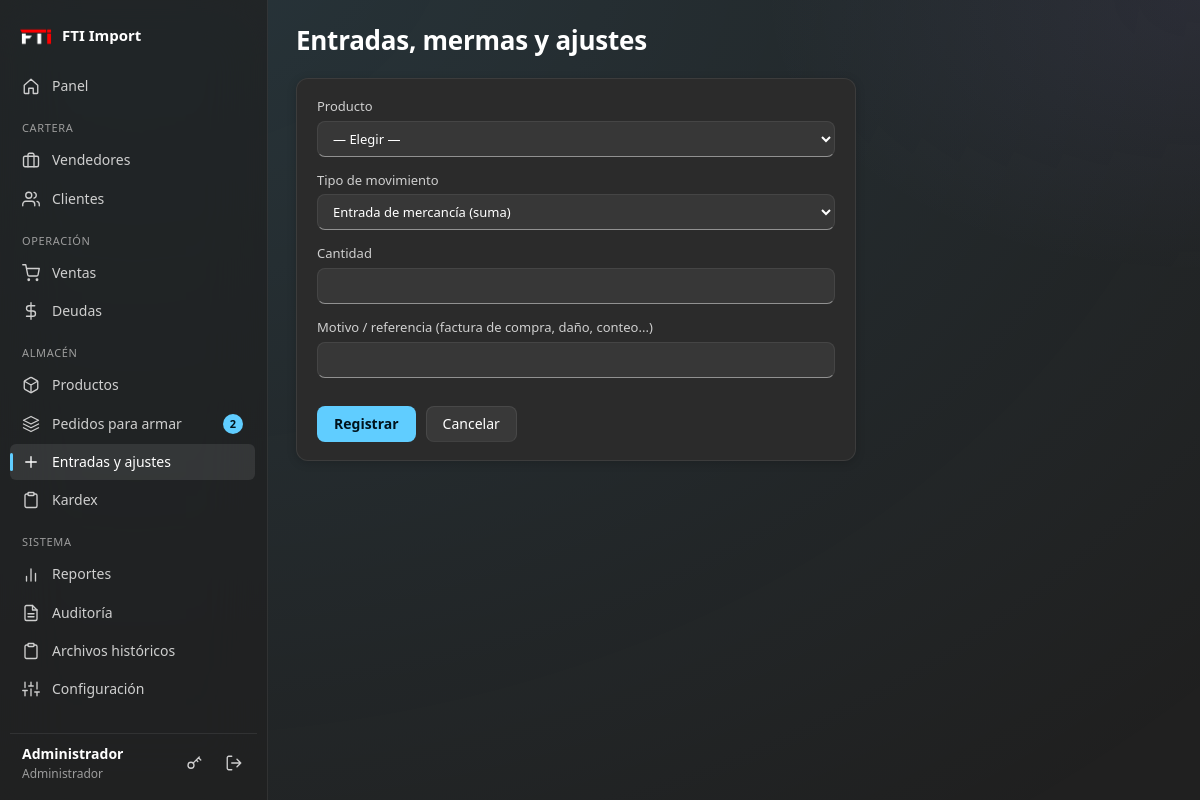
Page /inventario/movimiento (signed in) on the committed database.
### tables this page shows
CREATE TABLE configuracion (
    clave TEXT PRIMARY KEY,
    valor TEXT
);

CREATE TABLE usuarios (
    id         INTEGER PRIMARY KEY AUTOINCREMENT,
    usuario    TEXT NOT NULL UNIQUE,
    nombre     TEXT NOT NULL,
    clave_hash TEXT NOT NULL,
    rol        TEXT NOT NULL CHECK (rol IN ('admin', 'vendedor')),
    telefono   TEXT DEFAULT '',
    email      TEXT DEFAULT '',
    activo     INTEGER NOT NULL DEFAULT 1,
    creado     TEXT NOT NULL,
    -- Tipo de vendedor: 'especial' elige detal/mayor y USD/Bs; 'normal' solo vende al mayor en USD.
    tipo_vendedor TEXT NOT NULL DEFAULT 'normal' CHECK (tipo_vendedor IN ('especial', 'normal'))
);

### routes/catalogo.py (the view, shortened to what this page needs)
@bp.route("/inventario/movimiento", methods=["GET", "POST"])
@roles_required("admin")
def movimiento():
    prods = query("SELECT id, codigo, nombre, stock, unidad FROM productos WHERE activo=1 ORDER BY nombre")
    return render_template("productos/movimiento.html", productos=prods,
                           seleccionado=to_int(request.args.get("producto")))

### db.py (called while the page is built)
def query(sql, args=(), one=False):
    rows = get_db().execute(sql, args).fetchall()
    if one:
        return rows[0] if rows else None
    return rows

### services.py (called while the page is built)
def get_config(clave, defecto=""):
    fila = query("SELECT valor FROM configuracion WHERE clave = ?", (clave,), one=True)
    return fila["valor"] if fila and fila["valor"] is not None else defecto

def stock_alerta_defecto():
    return max(to_float(get_config("stock_alerta_defecto", "10"), 10.0), 0.0)

def productos_en_alerta(limite=None):
    sql = ("SELECT id, codigo, nombre, stock, unidad, " + SQL_MINIMO_EFECTIVO + " AS minimo "
           "FROM productos WHERE activo = 1 AND stock <= " + SQL_MINIMO_EFECTIVO + " ORDER BY stock ASC")
    d = stock_alerta_defecto()
    args = [d, d]
    if limite:
        sql += " LIMIT ?"
        args.append(limite)
    return query(sql, args)

def armado_desde_venta():
    return to_int(get_config("armado_desde_venta", "0"))

def contar_por_armar(usuario):
    desde = armado_desde_venta()
    if usuario["rol"] == "admin":
        pend = query("SELECT COUNT(*) AS n FROM armados a JOIN ventas v ON v.id=a.venta_id "
                     "WHERE a.estado='pendiente' AND v.estado='aprobada'", one=True)["n"]
        sin = query("SELECT COUNT(*) AS n FROM ventas v WHERE v.estado='aprobada' AND v.id > ? "
                    "AND NOT EXISTS (SELECT 1 FROM armados a WHERE a.venta_id=v.id)", (desde,), one=True)["n"]
        return pend + sin
    return query("SELECT COUNT(*) AS n FROM armados a JOIN ventas v ON v.id=a.venta_id "
                 "WHERE a.estado='pendiente' AND v.estado='aprobada' AND (a.asignado_a = ? OR a.asignado_a IS NULL)",
                 (usuario["id"],), one=True)["n"]

### utils.py (called while the page is built)
def _zona():
    return timezone(timedelta(hours=current_app.config.get("UTC_OFFSET_HORAS", -4)))

def hoy():
    return datetime.now(_zona()).strftime("%Y-%m-%d")

def to_float(valor, defecto=0.0):
    if valor is None:
        return defecto
    s = str(valor).strip().replace(" ", "")
    if not s:
        return defecto
    if "," in s and "." in s:
        s = s.replace(".", "").replace(",", ".")   # 1.234,50 -> 1234.50
    elif "," in s:
        s = s.replace(",", ".")
    try:
        return float(s)
    except ValueError:
        return defecto

def to_int(valor, defecto=0):
    try:
        return int(float(str(valor).strip()))
    except (ValueError, TypeError):
        return defecto

def csrf_field():
    return Markup(f'<input type="hidden" name="csrf_token" value="{csrf_token()}">')

### templates/productos/movimiento.html (shortened to what this page needs)
{% extends 'base.html' %}
{% block titulo %}Entradas, mermas y ajustes{% endblock %}
{% block contenido %}
<form method="post" class="card form narrow">
  <label>Producto
    <select name="producto_id" required>
      <option value="">— Elegir —</option>
    </select></label>
  <label>Tipo de movimiento
    <select name="tipo" id="tipo">
      <option value="entrada">Entrada de mercancía (suma)</option>
    </select></label>
  <label>Cantidad<input type="number" step="any" min="0" name="cantidad" required></label>
  <label>Motivo / referencia (factura de compra, daño, conteo...)<input name="motivo"></label>
  <div class="actions"><button class="btn primary">Registrar</button><a class="btn" href="{{ url_for('catalogo.productos') }}">Cancelar</a></div>
</form>
{% endblock %}

### templates/base.html (shortened to what this page needs)
{% from '_macros.html' import ico, flashes %}
<!doctype html>
<html lang="es">
<head>
  <link rel="stylesheet" href="{{ url_for('static', filename='css/style.css') }}">
</head>
<body>
{% if g.user %}
  {% set ep = request.endpoint or '' %}
  <div class="shell">
    <aside class="sidebar">
<div class="brand">
    <span class="brand-logo">
        <img src="{{ url_for('static', filename='logo.png') }}"
             alt="Logo de la empresa"
             class="logo-empresa">
    </span>
    <span class="brand-name">{{ empresa }}</span>
</div>      <nav class="nav">
        <a href="{{ url_for('panel.inicio') }}" class="{{ 'on' if ep == 'panel.inicio' }}">{{ ico('home') }}<span>Panel</span></a>
        {% if g.user.rol == 'admin' %}
          <div class="nav-group">Cartera</div>
          <a href="{{ url_for('admin.vendedores') }}" class="{{ 'on' if ep.startswith('admin.vendedor') }}">{{ ico('brief') }}<span>Vendedores</span></a>
          <a href="{{ url_for('clientes.lista') }}" class="{{ 'on' if ep.startswith('clientes.') }}">{{ ico('users') }}<span>Clientes</span></a>
          <div class="nav-group">Operación</div>
          <a href="{{ url_for('ventas.lista') }}" class="{{ 'on' if ep.startswith('ventas.') }}">{{ ico('cart') }}<span>Ventas</span>{% if n_pendientes %}<b class="pill">{{ n_pendientes }}</b>{% endif %}</a>
          <a href="{{ url_for('deudas.lista') }}" class="{{ 'on' if ep.startswith('deudas.') }}">{{ ico('dollar') }}<span>Deudas</span></a>
          <div class="nav-group">Almacén</div>
          <a href="{{ url_for('catalogo.productos') }}" class="{{ 'on' if ep in ('catalogo.productos','catalogo.producto_nuevo','catalogo.producto_editar','catalogo.categorias') }}">{{ ico('box') }}<span>Productos</span></a>
          <a href="{{ url_for('armados.lista') }}" class="{{ 'on' if ep.startswith('armados.') }}">{{ ico('layers') }}<span>Pedidos para armar</span>{% if n_por_armar %}<b class="pill" title="Pedidos pendientes o sin asignar">{{ n_por_armar }}</b>{% endif %}</a>
          <a href="{{ url_for('catalogo.movimiento') }}" class="{{ 'on' if ep == 'catalogo.movimiento' }}">{{ ico('plus') }}<span>Entradas y ajustes</span></a>
          <a href="{{ url_for('catalogo.kardex') }}" class="{{ 'on' if ep == 'catalogo.kardex' }}">{{ ico('clip') }}<span>Kardex</span></a>
          <div class="nav-group">Sistema</div>
          <a href="{{ url_for('admin.reportes') }}" class="{{ 'on' if ep == 'admin.reportes' }}">{{ ico('chart') }}<span>Reportes</span></a>
          <a href="{{ url_for('admin.auditoria') }}" class="{{ 'on' if ep == 'admin.auditoria' }}">{{ ico('file') }}<span>Auditoría</span></a>
          <a href="{{ url_for('admin.historiales') }}" class="{{ 'on' if ep.startswith('admin.historial') }}">{{ ico('clip') }}<span>Archivos históricos</span></a>
          <a href="{{ url_for('admin.configuracion') }}" class="{{ 'on' if ep == 'admin.configuracion' }}">{{ ico('sliders') }}<span>Configuración</span></a>
        {% endif %}
      </nav>
      <div class="user-box">
        <div class="user-info"><b>{{ g.user.nombre }}</b><small>{{ 'Administrador' if g.user.rol == 'admin' else ('Vendedor especial' if g.user.tipo_vendedor == 'especial' else 'Vendedor') }}</small></div>
        <a class="icon-btn" href="{{ url_for('auth.cuenta') }}" title="Cambiar clave">{{ ico('key') }}</a>
        <form method="post" action="{{ url_for('auth.logout') }}">{{ csrf_field() }}<button class="icon-btn" title="Cerrar sesión">{{ ico('logout') }}</button></form>
      </div>
    </aside>
    <main class="content">
      <header class="topbar">
        <h1>{% block titulo %}{% endblock %}</h1>
      </header>
      {% block contenido %}{% endblock %}
    </main>
  </div>
{% else %}
  <main class="auth">{{ flashes() }}{{ self.contenido() }}</main>
{% endif %}
</body>
</html>

### templates/base.html (style rules this page uses)
.brand-logo { background: transparent !important; border: none !important; box-shadow: none !important; }
.logo-empresa { width: 100%; height: 100%; object-fit: contain; display: block; }

### rows in the picture
configuracion: valor "FTI Import"
usuarios: user.nombre "Administrador", rol "Administrador"

### other values in the picture
{{ n_por_armar }} "2"
